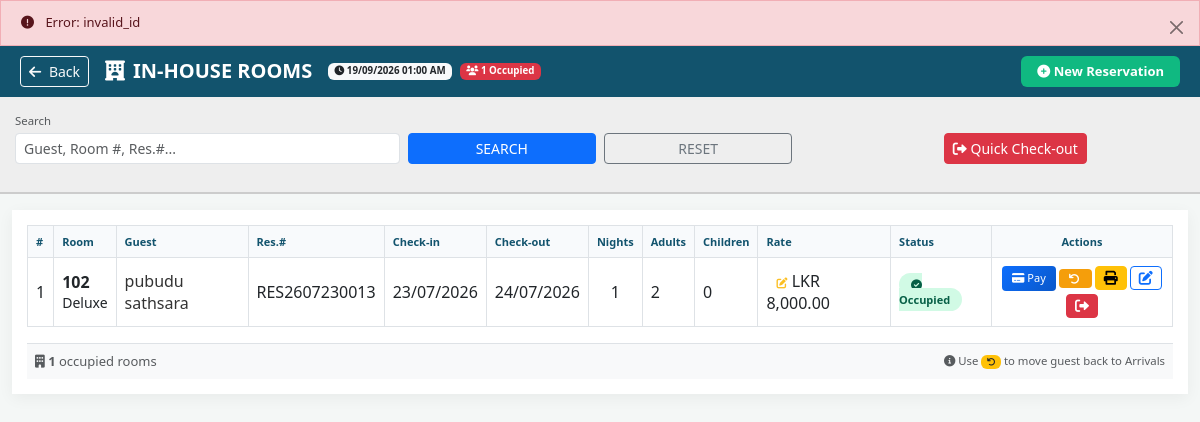
The page /inhouse_rooms.php?error=invalid_id (signed in) on the database its author committed.
### tables this page shows
CREATE TABLE `reservations` (
  `res_id` int(11) NOT NULL,
  `res_no` varchar(50) DEFAULT NULL,
  `guest_name` varchar(100) NOT NULL,
  `room_id` int(11) DEFAULT NULL,
  `allotment_id` int(11) DEFAULT NULL,
  `check_in` date NOT NULL,
  `check_out` date NOT NULL,
  `num_of_nights` int(11) DEFAULT 1,
  `status` enum('Pending','Checked-In','Checked-Out','Cancelled') DEFAULT 'Pending',
  `is_deleted` tinyint(1) NOT NULL DEFAULT 0,
  `deleted_at` datetime DEFAULT NULL,
  `deleted_by` varchar(100) DEFAULT NULL,
  `passport_no` varchar(100) DEFAULT NULL,
  `booking_source` varchar(100) DEFAULT NULL,
  `company_name` varchar(100) DEFAULT NULL,
  `rate_code` varchar(50) DEFAULT NULL,
  `package_name` varchar(50) DEFAULT NULL,
  `market_segment` varchar(50) DEFAULT NULL,
  `business_segment` varchar(50) DEFAULT NULL,
  `sales_person` varchar(50) DEFAULT NULL,
  `voucher_no` varchar(50) DEFAULT NULL,
  `tour_no` varchar(50) DEFAULT NULL,
  `guest_payment_mode` varchar(30) DEFAULT 'Guest',
  `visit_purpose` varchar(50) DEFAULT NULL,
  `bill_payment_lkr_sscl` tinyint(1) DEFAULT 0,
  `company_credit_enable` tinyint(1) DEFAULT 0,
  `gender` varchar(10) DEFAULT NULL,
  `dob` date DEFAULT NULL,
  `nationality` varchar(50) DEFAULT NULL,
  `email` varchar(100) DEFAULT NULL,
  `mobile` varchar(20) DEFAULT NULL,
  `adults` int(11) DEFAULT 1,
  `children` int(11) DEFAULT 0,
  `bed_type` varchar(20) DEFAULT NULL,
  `room_category` varchar(50) DEFAULT NULL,
  `meal_plan` varchar(50) DEFAULT NULL,
  `rate_basis` varchar(20) DEFAULT NULL,
  `arrive_for` varchar(50) DEFAULT NULL,
  `leave_after` varchar(50) DEFAULT NULL,
  `expected_arrival_time` time DEFAULT NULL,
  `expected_departure_time` time DEFAULT NULL,
  `room_rate` decimal(10,2) DEFAULT NULL,
  `total_charge` decimal(10,2) DEFAULT 0.00,
  `currency` varchar(10) DEFAULT 'LKR',
  `payment_method` varchar(30) DEFAULT NULL,
  `special_requests` text DEFAULT NULL,
  `transport_req` tinyint(1) DEFAULT 0,
  `vehicle_no` varchar(20) DEFAULT NULL,
  `group_no` varchar(50) DEFAULT NULL,
  `contact_no` varchar(20) DEFAULT NULL,
  `created_by` int(11) DEFAULT NULL
);

CREATE TABLE `rooms` (
  `room_id` int(11) NOT NULL,
  `room_number` varchar(10) NOT NULL,
  `room_type` varchar(50) DEFAULT NULL,
  `status` enum('available','occupied','cleaning','maintenance') DEFAULT 'available'
);

### inhouse_rooms.php (the view, shortened to what this page needs)
<?php
include 'includes/db.php';
$user_role = isset($_SESSION['role']) ? strtolower($_SESSION['role']) : '';
$can_edit_rate = ($user_role === 'admin' || $user_role === 'manager');
if (isset($_GET['error'])) {
    echo '<div class="alert alert-danger alert-dismissible fade show" style="border-radius:0;margin:0;padding:12px 20px;">
            <i class="fas fa-exclamation-circle me-2"></i> Error: ' . htmlspecialchars($_GET['error']) . '
            <button type="button" class="btn-close" data-bs-dismiss="alert"></button>
          </div>';
}
$search = isset($_GET['search']) ? mysqli_real_escape_string($conn, $_GET['search']) : '';
$sql = "SELECT r.*, rm.room_number, rm.room_type, rm.status as room_status
        FROM rooms rm
        LEFT JOIN reservations r ON rm.room_id = r.room_id
        WHERE rm.status = 'occupied' AND r.status = 'Checked-In'";
$sql .= " ORDER BY rm.room_number ASC";
$query = $conn->query($sql);
?>
<!DOCTYPE html>
<html lang="en">
<head>
    <link href="https://cdn.jsdelivr.net/npm/bootstrap@5.3.0/dist/css/bootstrap.min.css" rel="stylesheet">
    <link rel="stylesheet" href="https://cdnjs.cloudflare.com/ajax/libs/font-awesome/6.0.0/css/all.min.css">
</head>
<body>
<div class="top-navbar d-flex justify-content-between align-items-center">
    <div class="d-flex align-items-center">
        <a href="dashboard.php" class="btn btn-sm btn-outline-light me-3"><i class="fas fa-arrow-left me-1"></i> Back</a>
        <h5 class="m-0 fw-bold"><i class="fas fa-hotel me-2"></i>IN-HOUSE ROOMS</h5>
        <span class="badge bg-light text-dark ms-3"><i class="fas fa-clock"></i> <?= date('d/m/Y h:i A') ?></span>
        <span class="badge bg-danger ms-2"><i class="fas fa-users"></i> <?= $query->num_rows ?> Occupied</span>
    </div>
    <a href="add_reservation.php" class="btn-new-reservation"><i class="fas fa-plus-circle"></i> New Reservation</a>
</div>
<div class="filter-panel">
    <form method="GET" class="row g-2 align-items-end">
        <div class="col-md-4">
            <label class="form-label mb-1 text-muted small">Search</label>
            <input type="text" name="search" class="form-control form-control-sm" value="<?= htmlspecialchars($search) ?>" placeholder="Guest, Room #, Res.#...">
        </div>
        <div class="col-md-2">
            <button type="submit" class="btn btn-sm btn-primary w-100">SEARCH</button>
        </div>
        <div class="col-md-2">
            <a href="inhouse_rooms.php" class="btn btn-sm btn-outline-secondary w-100">RESET</a>
        </div>
        <div class="col-md-3 text-end">
            <a href="quick_checkout.php" class="btn btn-danger btn-sm"><i class="fas fa-sign-out-alt"></i> Quick Check-out</a>
        </div>
    </form>
</div>
<div class="container-fluid mt-3">
    <div class="table-container">
        <div class="table-responsive">
            <table class="table table-bordered table-hover align-middle bg-white">
                <thead>
                    <tr>
                        <th>#</th><th>Room</th><th>Guest</th><th>Res.#</th><th>Check-in</th><th>Check-out</th>
                        <th>Nights</th><th>Adults</th><th>Children</th>
                        <th>Rate</th><th>Status</th><th class="text-center">Actions</th>
                    </tr>
                </thead>
                <tbody>
                    <?php if ($query->num_rows > 0): $cnt=1; while($row = $query->fetch_assoc()):
                        $nights = ($row['num_of_nights'] ?? 0) ?: (new DateTime($row['check_in']))->diff(new DateTime($row['check_out']))->days;
                        $res_no = !empty($row['res_no']) ? $row['res_no'] : 'ABR000' . $row['res_id'];
                        $display_rate = $row['room_rate'] ?? 0;
                    ?>
                    <tr>
                        <td><?= $cnt++ ?></td>
                        <td><strong><?= htmlspecialchars($row['room_number']) ?></strong><br><small><?= htmlspecialchars($row['room_type']) ?></small></td>
                        <td><a href="reservation_details.php?id=<?= $row['res_id'] ?>" class="guest-link"><?= htmlspecialchars($row['guest_name']) ?></a></td>
                        <td><?= htmlspecialchars($res_no) ?></td>
                        <td><?= date('d/m/Y', strtotime($row['check_in'])) ?></td>
                        <td><?= date('d/m/Y', strtotime($row['check_out'])) ?></td>
                        <td class="text-center"><?= $nights ?></td>
                        <td><?= $row['adults'] ?></td>
                        <td><?= $row['children'] ?? 0 ?></td>
                        <td>
                            <?php if($can_edit_rate): ?>
                                <span class="rate-clickable" onclick="openRateEdit(<?= $row['res_id'] ?>, <?= $display_rate ?>, '<?= addslashes($row['guest_name']) ?>')">
                                    <i class="fas fa-edit"></i> LKR <?= number_format($display_rate, 2) ?>
                                </span>
                            <?php else: ?>
                                <strong>LKR <?= number_format($display_rate, 2) ?></strong>
                            <?php endif; ?>
                        </td>
                        <td><span class="status-occupied"><i class="fas fa-check-circle"></i> Occupied</span></td>
                        <td class="text-center">
                            <div class="action-icons">
                                <button type="button" class="btn btn-payment btn-sm" data-bs-toggle="modal" data-bs-target="#folioModal" onclick="openFolio(<?= $row['res_id'] ?>)"><i class="fas fa-credit-card"></i> Pay</button>
                                <a href="inhouse_rooms.php?move_to_arrivals=<?= $row['res_id'] ?>"
                                   class="btn btn-move-arrivals btn-sm move-tooltip"
                                   onclick="return confirm('Move <?= addslashes($row['guest_name']) ?> (Room <?= $row['room_number'] ?>) back to Arrivals?')"
                                   title="Move to Arrivals">
                                    <i class="fas fa-undo"></i>
                                </a>
                                <a href="print_grc.php?id=<?= $row['res_id'] ?>" class="btn btn-warning btn-sm" target="_blank"><i class="fas fa-print"></i></a>
                                <a href="add_reservation.php?id=<?= $row['res_id'] ?>" class="btn btn-outline-primary btn-sm"><i class="fas fa-edit"></i></a>
                                <a href="quick_checkout.php?checkout_id=<?= $row['res_id'] ?>" class="btn btn-danger btn-sm" onclick="return confirm('Check-out <?= addslashes($row['guest_name']) ?>?')"><i class="fas fa-sign-out-alt"></i></a>
                            </div>
                        </td>
                    </tr>
                    <?php endwhile; else: ?>
                    <tr><td colspan="12" class="text-center py-5 text-muted"><i class="fas fa-bed fa-2x d-block mb-2"></i>No occupied rooms</td></tr>
                    <?php endif; ?>
                </tbody>
            </table>
        </div>
        <?php if ($query->num_rows > 0): ?>
        <div class="p-2 bg-light border-top d-flex justify-content-between">
            <span class="text-muted"><i class="fas fa-building"></i> <strong><?= $query->num_rows ?></strong> occupied rooms</span>
            <span class="text-muted"><small><i class="fas fa-info-circle"></i> Use <span class="badge bg-warning text-dark"><i class="fas fa-undo"></i></span> to move guest back to Arrivals</small></span>
        </div>
        <?php endif; ?>
    </div>
</div>
</body>
</html>

### inhouse_rooms.php (style rules this page uses)
body { background: #f4f7f6; font-family: 'Segoe UI', sans-serif; font-size: 13px; }
.top-navbar { background: #12536d; color: white; padding: 10px 20px; }
.filter-panel { background: #eee; padding: 15px; border-bottom: 2px solid #ccc; }
.table-container { background: #fff; padding: 15px; box-shadow: 0 4px 15px rgba(0,0,0,0.05); }
.table thead th { background: #f8fafc; color: #12536d; font-weight: 600; font-size: 11px; }
.guest-link { color: #333; text-decoration: none; font-weight: 500; }
.action-icons { display: flex; gap: 3px; flex-wrap: wrap; justify-content: center; align-items: center; }
.btn-payment { background: linear-gradient(135deg, #0d6efd, #0a58ca); color: white; border: none; padding: 4px 10px; font-size: 11px; border-radius: 4px; }
.btn-new-reservation { background: #10b981; color: white; border: none; padding: 6px 16px; border-radius: 6px; font-weight: 600; text-decoration: none; }
.btn-move-arrivals { background: #f59e0b; color: white; border: none; padding: 4px 10px; font-size: 11px; border-radius: 4px; }
.btn-move-arrivals i { margin-right: 2px; }
.rate-clickable { cursor: pointer; padding: 2px 6px; border-radius: 4px; }
.rate-clickable i { font-size: 11px; color: #fbbf24; margin-left: 4px; }
.status-occupied { background: #d1fae5; color: #065f46; padding: 4px 12px; border-radius: 20px; font-weight: 600; font-size: 11px; }
.move-tooltip { position: relative; cursor: pointer; }

### rows shown on the page
reservations: room.room_number "102", room.room_type "Deluxe", guest_name "pubudu sathsara", res_no "RES2607230013", check_in "23/07/2026", check_out "24/07/2026", num_of_nights "1", adults "2", children "0", room_rate "8,000.00"

### other values the page prints
$_GET['error'] "invalid_id"
$query->num_rows "1"
